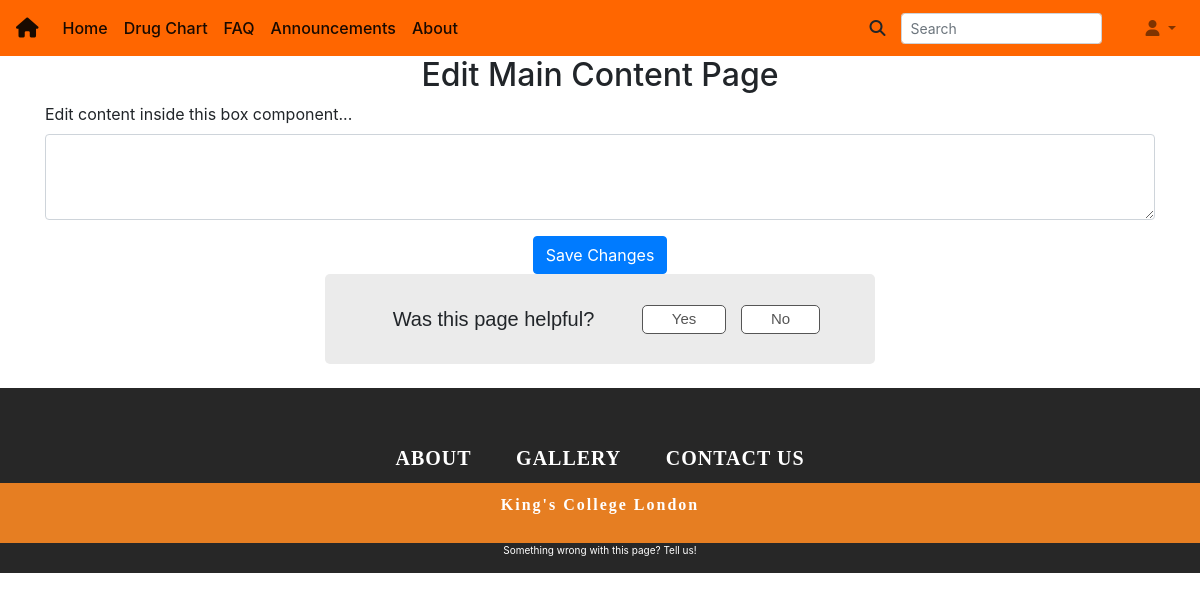
The page /edit (signed in) on the database as committed earlier.
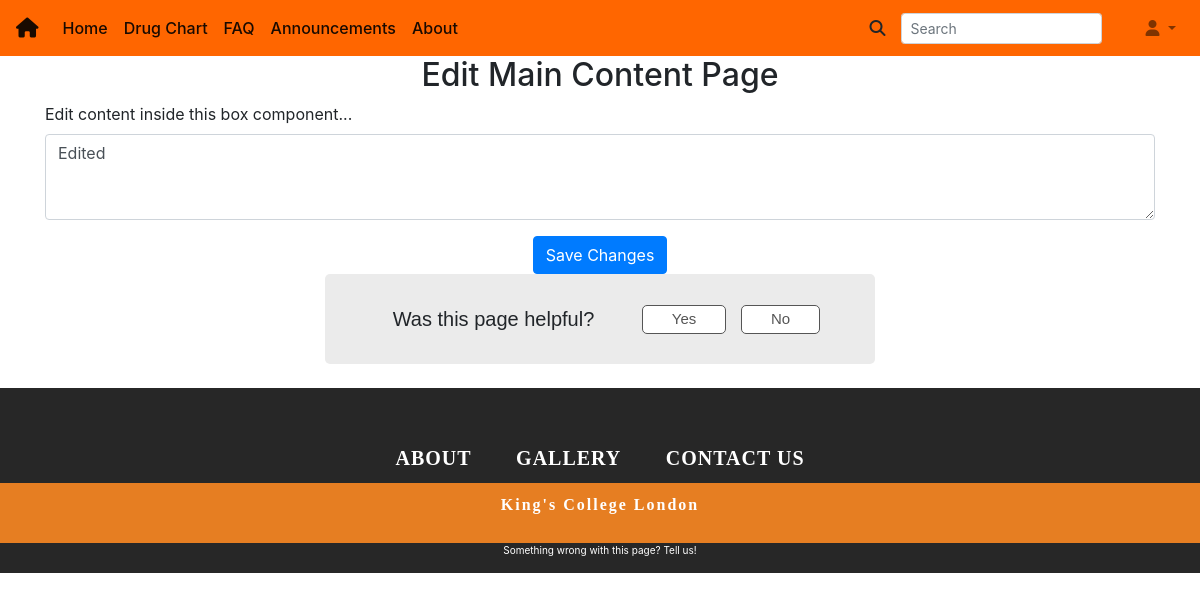
The same page on the database as committed later.
### models.py (models this page shows)
class Content(db.Model):
    page_id = db.Column(db.Integer, primary_key=True)
    header = db.Column(db.Text, nullable=True)
    content = db.Column(db.Text, nullable=True)

### content/routes.py (the view, shortened to what this page needs)
@content.route('/edit', methods=['GET', 'POST'])
@login_required
def edit_content():
    first_page = Content.query.get(1)
    return render_template(
        'edit.html',
        content=first_page.content if first_page else ''
    )

### templates/edit.html (shortened to what this page needs)
{% extends "base.html" %}
{% block content%}
<div class='container'>
  <div class="row justify-content-center">
    <h2>Edit Main Content Page</h2>
  </div>
  <form action="" method="POST">
    <div class="form-group">
      <label for="exampleFormControlTextarea1">Edit content inside this box component...</label>
      <textarea class="form-control" id="editBox" name="editBox" rows="3">{{content}}</textarea>
    </div>
    <div class="row justify-content-center">
      <input type="submit" class="btn btn-primary" value="Save Changes">
    </div>
  </form>
</div>
{% endblock %}

Rows that differ between the two databases and show on the page:
added Content: editBox "Edited"
